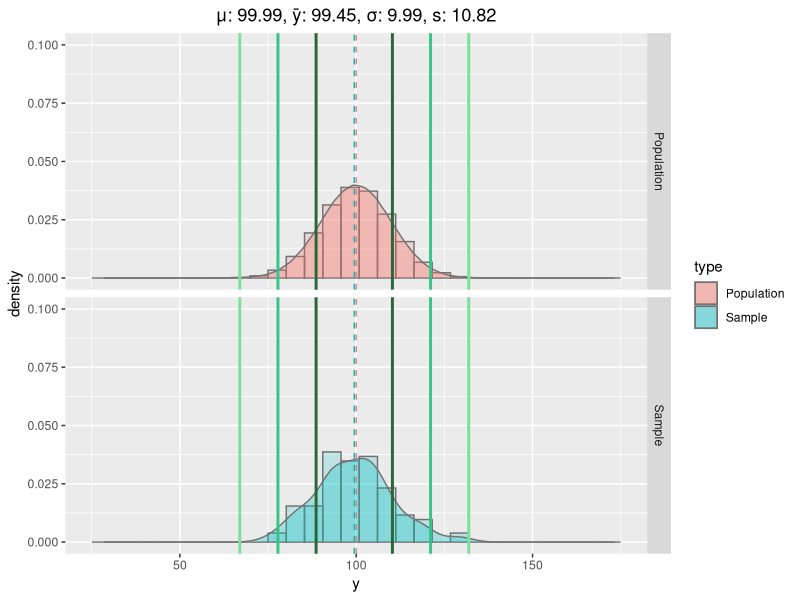

Write R code to recreate this figure.
library(ggplot2)

plotEmpiricalRule <- function(mu, sigma, n = 100, N = 1000000) {
    population <- rnorm(n = N, mean = mu, sd = sigma)
    mu <- mean(population)
    sigma <- sd(population)
    ySample <- sample(x = population, replace = F, size = n)
    ybar <- mean(ySample)
    s <- sd(ySample)
    
    y <- rbind(
        data.frame(type = "Population", y = population),
        data.frame(type = "Sample", y = ySample)
    )
    
    g <- ggplot(data = y, aes(x = y, fill = type)) +
        geom_histogram(aes(y=..density..), alpha=0.2, position="identity", color = '#737373') +
        geom_density(alpha = 0.3, color = '#737373') +
        facet_grid(rows = vars(type)) +
        geom_vline(xintercept = mu, color = '#F8766D', linetype = 'dashed', size = 0.5) +
        geom_vline(xintercept = ybar, color = '#00BFC4', linetype = 'dashed', size = 0.5) +
        geom_vline(xintercept = ybar - s, color = '#2A6637', size = 1) +
        geom_vline(xintercept = ybar + s, color = '#2A6637', size = 1) +
        geom_vline(xintercept = ybar - 2*s, color = '#36C488', size = 1) +
        geom_vline(xintercept = ybar + 2*s, color = '#36C488', size = 1) +
        geom_vline(xintercept = ybar - 3*s, color = '#7BE19A', size = 1) +
        geom_vline(xintercept = ybar + 3*s, color = '#7BE19A', size = 1) +
        labs(
            title = sprintf(
                '\U003BC: %s, \U0233: %s, \u03C3: %s, s: %s',
                round(mu, digits = 2),
                round(ybar, digits = 2),
                round(sigma, digits = 2),
                round(s, digits = 2)
            )
        ) +
        theme(plot.title = element_text(hjust = 0.5))
    
    return(g)
}

plotEmpiricalRule(100, 10) +
    xlim(25, 175) +
    ylim(0, 0.1)
